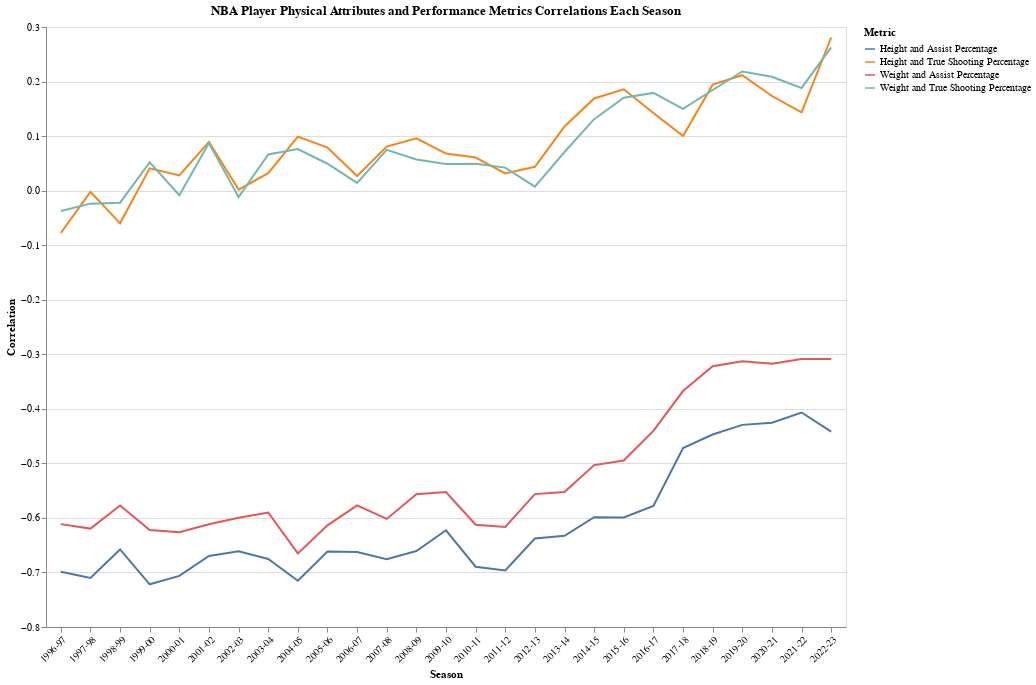

The notebook cell saved with this chart:
### Code cell
selection = alt.selection_point(fields = ['Metric'], bind = 'legend')

chart = alt.Chart(corr_df).mark_line().encode(
    x = alt.X('Season:N', axis = alt.Axis(title = 'Season', labelAngle = -45)),
    y = alt.Y('Correlation:Q', axis = alt.Axis(title = 'Correlation')),
    color = 'Metric:N',
    opacity = alt.condition(selection, alt.value(1), alt.value(0.2)),
    tooltip = ['Season:N', 'Metric:N', 'Correlation:Q']
).properties(
    width = 800,
    height = 600,
    title = 'NBA Player Physical Attributes and Performance Metrics Correlations Each Season'
).add_params(
    selection
).interactive()

chart

### Figure 1 — Vega-Lite specification as saved in the notebook (floating-point values rounded to 4 significant figures)
{"config": {"view": {"continuousWidth": 300, "continuousHeight": 300}}, "data": {"name": "data-29b317c2c13f044c25706e1369cda343"}, "mark": {"type": "line"}, "encoding": {"color": {"field": "Metric", "type": "nominal"}, "opacity": {"condition": {"param": "param_1", "value": 1}, "value": 0.2}, "tooltip": [{"field": "Season", "type": "nominal"}, {"field": "Metric", "type": "nominal"}, {"field": "Correlation", "type": "quantitative"}], "x": {"axis": {"labelAngle": -45, "title": "Season"}, "field": "Season", "type": "nominal"}, "y": {"axis": {"title": "Correlation"}, "field": "Correlation", "type": "quantitative"}}, "height": 600, "params": [{"name": "param_1", "select": {"type": "point", "fields": ["Metric"]}, "bind": "legend"}, {"name": "param_2", "select": {"type": "interval", "encodings": ["x", "y"]}, "bind": "scales"}], "title": "NBA Player Physical Attributes and Performance Metrics Correlations Each Season", "width": 800, "$schema": "https://vega.github.io/schema/vega-lite/v5.16.3.json", "datasets": {"data-29b317c2c13f044c25706e1369cda343": [{"Season": "1996-97", "Metric": "Height and True Shooting Percentage", "Correlation": -0.07765}, {"Season": "1997-98", "Metric": "Height and True Shooting Percentage", "Correlation": -0.002165}, {"Season": "1998-99", "Metric": "Height and True Shooting Percentage", "Correlation": -0.05993}, {"Season": "1999-00", "Metric": "Height and True Shooting Percentage", "Correlation": 0.04093}, {"Season": "2000-01", "Metric": "Height and True Shooting Percentage", "Correlation": 0.02802}, {"Season": "2001-02", "Metric": "Height and True Shooting Percentage", "Correlation": 0.08951}, {"Season": "2002-03", "Metric": "Height and True Shooting Percentage", "Correlation": 0.001958}, {"Season": "2003-04", "Metric": "Height and True Shooting Percentage", "Correlation": 0.03195}, {"Season": "2004-05", "Metric": "Height and True Shooting Percentage", "Correlation": 0.09912}, {"Season": "2005-06", "Metric": "Height and True Shooting Percentage", "Correlation": 0.07902}, {"Season": "2006-07", "Metric": "Height and True Shooting Percentage", "Correlation": 0.02683}, {"Season": "2007-08", "Metric": "Height and True Shooting Percentage", "Correlation": 0.08073}, {"Season": "2008-09", "Metric": "Height and True Shooting Percentage", "Correlation": 0.09602}, {"Season": "2009-10", "Metric": "Height and True Shooting Percentage", "Correlation": 0.06793}, {"Season": "2010-11", "Metric": "Height and True Shooting Percentage", "Correlation": 0.06066}, {"Season": "2011-12", "Metric": "Height and True Shooting Percentage", "Correlation": 0.03149}, {"Season": "2012-13", "Metric": "Height and True Shooting Percentage", "Correlation": 0.0437}, {"Season": "2013-14", "Metric": "Height and True Shooting Percentage", "Correlation": 0.1176}, {"Season": "2014-15", "Metric": "Height and True Shooting Percentage", "Correlation": 0.169}, {"Season": "2015-16", "Metric": "Height and True Shooting Percentage", "Correlation": 0.1858}, {"Season": "2016-17", "Metric": "Height and True Shooting Percentage", "Correlation": 0.1424}, {"Season": "2017-18", "Metric": "Height and True Shooting Percentage", "Correlation": 0.1002}, {"Season": "2018-19", "Metric": "Height and True Shooting Percentage", "Correlation": 0.1943}, {"Season": "2019-20", "Metric": "Height and True Shooting Percentage", "Correlation": 0.2116}, {"Season": "2020-21", "Metric": "Height and True Shooting Percentage", "Correlation": 0.1735}, {"Season": "2021-22", "Metric": "Height and True Shooting Percentage", "Correlation": 0.1437}, {"Season": "2022-23", "Metric": "Height and True Shooting Percentage", "Correlation": 0.2807}, {"Season": "1996-97", "Metric": "Weight and True Shooting Percentage", "Correlation": -0.03735}, {"Season": "1997-98", "Metric": "Weight and True Shooting Percentage", "Correlation": -0.02383}, {"Season": "1998-99", "Metric": "Weight and True Shooting Percentage", "Correlation": -0.02206}, {"Season": "1999-00", "Metric": "Weight and True Shooting Percentage", "Correlation": 0.0521}, {"Season": "2000-01", "Metric": "Weight and True Shooting Percentage", "Correlation": -0.008418}, {"Season": "2001-02", "Metric": "Weight and True Shooting Percentage", "Correlation": 0.08714}, {"Season": "2002-03", "Metric": "Weight and True Shooting Percentage", "Correlation": -0.01173}, {"Season": "2003-04", "Metric": "Weight and True Shooting Percentage", "Correlation": 0.06639}, {"Season": "2004-05", "Metric": "Weight and True Shooting Percentage", "Correlation": 0.07613}, {"Season": "2005-06", "Metric": "Weight and True Shooting Percentage", "Correlation": 0.04932}, {"Season": "2006-07", "Metric": "Weight and True Shooting Percentage", "Correlation": 0.01413}, {"Season": "2007-08", "Metric": "Weight and True Shooting Percentage", "Correlation": 0.07482}, {"Season": "2008-09", "Metric": "Weight and True Shooting Percentage", "Correlation": 0.05725}, {"Season": "2009-10", "Metric": "Weight and True Shooting Percentage", "Correlation": 0.04898}, {"Season": "2010-11", "Metric": "Weight and True Shooting Percentage", "Correlation": 0.04942}, {"Season": "2011-12", "Metric": "Weight and True Shooting Percentage", "Correlation": 0.04219}, {"Season": "2012-13", "Metric": "Weight and True Shooting Percentage", "Correlation": 0.007253}, {"Season": "2013-14", "Metric": "Weight and True Shooting Percentage", "Correlation": 0.07088}, {"Season": "2014-15", "Metric": "Weight and True Shooting Percentage", "Correlation": 0.131}, {"Season": "2015-16", "Metric": "Weight and True Shooting Percentage", "Correlation": 0.1702}, {"Season": "2016-17", "Metric": "Weight and True Shooting Percentage", "Correlation": 0.1792}, {"Season": "2017-18", "Metric": "Weight and True Shooting Percentage", "Correlation": 0.1499}, {"Season": "2018-19", "Metric": "Weight and True Shooting Percentage", "Correlation": 0.1845}, {"Season": "2019-20", "Metric": "Weight and True Shooting Percentage", "Correlation": 0.2184}, {"Season": "2020-21", "Metric": "Weight and True Shooting Percentage", "Correlation": 0.2087}, {"Season": "2021-22", "Metric": "Weight and True Shooting Percentage", "Correlation": 0.1883}, {"Season": "2022-23", "Metric": "Weight and True Shooting Percentage", "Correlation": 0.2625}, {"Season": "1996-97", "Metric": "Height and Assist Percentage", "Correlation": -0.6989}, {"Season": "1997-98", "Metric": "Height and Assist Percentage", "Correlation": -0.7101}, {"Season": "1998-99", "Metric": "Height and Assist Percentage", "Correlation": -0.6578}, {"Season": "1999-00", "Metric": "Height and Assist Percentage", "Correlation": -0.7217}, {"Season": "2000-01", "Metric": "Height and Assist Percentage", "Correlation": -0.7063}, {"Season": "2001-02", "Metric": "Height and Assist Percentage", "Correlation": -0.6698}, {"Season": "2002-03", "Metric": "Height and Assist Percentage", "Correlation": -0.6612}, {"Season": "2003-04", "Metric": "Height and Assist Percentage", "Correlation": -0.6754}, {"Season": "2004-05", "Metric": "Height and Assist Percentage", "Correlation": -0.7152}, {"Season": "2005-06", "Metric": "Height and Assist Percentage", "Correlation": -0.6617}, {"Season": "2006-07", "Metric": "Height and Assist Percentage", "Correlation": -0.6626}, {"Season": "2007-08", "Metric": "Height and Assist Percentage", "Correlation": -0.6756}, {"Season": "2008-09", "Metric": "Height and Assist Percentage", "Correlation": -0.6606}, {"Season": "2009-10", "Metric": "Height and Assist Percentage", "Correlation": -0.6227}, {"Season": "2010-11", "Metric": "Height and Assist Percentage", "Correlation": -0.6895}, {"Season": "2011-12", "Metric": "Height and Assist Percentage", "Correlation": -0.6964}, {"Season": "2012-13", "Metric": "Height and Assist Percentage", "Correlation": -0.6378}, {"Season": "2013-14", "Metric": "Height and Assist Percentage", "Correlation": -0.6329}, {"Season": "2014-15", "Metric": "Height and Assist Percentage", "Correlation": -0.5987}, {"Season": "2015-16", "Metric": "Height and Assist Percentage", "Correlation": -0.5993}, {"Season": "2016-17", "Metric": "Height and Assist Percentage", "Correlation": -0.5781}, {"Season": "2017-18", "Metric": "Height and Assist Percentage", "Correlation": -0.472}, {"Season": "2018-19", "Metric": "Height and Assist Percentage", "Correlation": -0.4472}, {"Season": "2019-20", "Metric": "Height and Assist Percentage", "Correlation": -0.4294}, {"Season": "2020-21", "Metric": "Height and Assist Percentage", "Correlation": -0.4255}, {"Season": "2021-22", "Metric": "Height and Assist Percentage", "Correlation": -0.4068}, {"Season": "2022-23", "Metric": "Height and Assist Percentage", "Correlation": -0.4419}, {"Season": "1996-97", "Metric": "Weight and Assist Percentage", "Correlation": -0.6114}, {"Season": "1997-98", "Metric": "Weight and Assist Percentage", "Correlation": -0.6196}, {"Season": "1998-99", "Metric": "Weight and Assist Percentage", "Correlation": -0.5773}, {"Season": "1999-00", "Metric": "Weight and Assist Percentage", "Correlation": -0.6222}, {"Season": "2000-01", "Metric": "Weight and Assist Percentage", "Correlation": -0.6262}, {"Season": "2001-02", "Metric": "Weight and Assist Percentage", "Correlation": -0.6117}, {"Season": "2002-03", "Metric": "Weight and Assist Percentage", "Correlation": -0.5996}, {"Season": "2003-04", "Metric": "Weight and Assist Percentage", "Correlation": -0.5901}, {"Season": "2004-05", "Metric": "Weight and Assist Percentage", "Correlation": -0.6651}, {"Season": "2005-06", "Metric": "Weight and Assist Percentage", "Correlation": -0.6137}, {"Season": "2006-07", "Metric": "Weight and Assist Percentage", "Correlation": -0.5771}, {"Season": "2007-08", "Metric": "Weight and Assist Percentage", "Correlation": -0.6018}, {"Season": "2008-09", "Metric": "Weight and Assist Percentage", "Correlation": -0.5567}, {"Season": "2009-10", "Metric": "Weight and Assist Percentage", "Correlation": -0.5526}, {"Season": "2010-11", "Metric": "Weight and Assist Percentage", "Correlation": -0.6124}, {"Season": "2011-12", "Metric": "Weight and Assist Percentage", "Correlation": -0.6166}, {"Season": "2012-13", "Metric": "Weight and Assist Percentage", "Correlation": -0.5564}, {"Season": "2013-14", "Metric": "Weight and Assist Percentage", "Correlation": -0.5526}, {"Season": "2014-15", "Metric": "Weight and Assist Percentage", "Correlation": -0.5032}, {"Season": "2015-16", "Metric": "Weight and Assist Percentage", "Correlation": -0.4948}, {"Season": "2016-17", "Metric": "Weight and Assist Percentage", "Correlation": -0.4406}, {"Season": "2017-18", "Metric": "Weight and Assist Percentage", "Correlation": -0.3674}, {"Season": "2018-19", "Metric": "Weight and Assist Percentage", "Correlation": -0.3219}, {"Season": "2019-20", "Metric": "Weight and Assist Percentage", "Correlation": -0.3128}, {"Season": "2020-21", "Metric": "Weight and Assist Percentage", "Correlation": -0.3172}, {"Season": "2021-22", "Metric": "Weight and Assist Percentage", "Correlation": -0.3085}, {"Season": "2022-23", "Metric": "Weight and Assist Percentage", "Correlation": -0.3087}]}}
